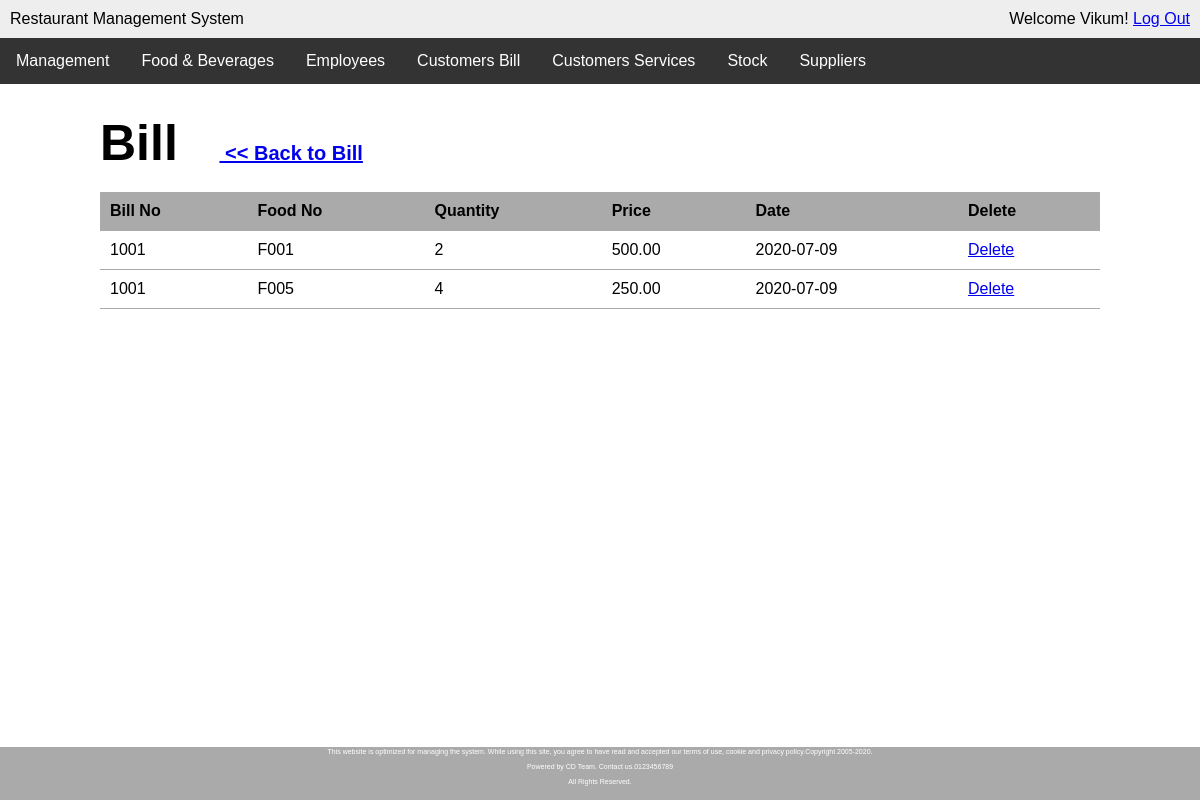
/full-bill.php?bill_no=1001 (signed in), run on the app's committed database.
### tables this page shows
CREATE TABLE `customerbuys` (
  `Bill_NO` int(11) NOT NULL,
  `F_NO` varchar(10) NOT NULL,
  `Qunatity` int(11) DEFAULT NULL,
  `Price` decimal(10,2) DEFAULT NULL,
  `Time` date DEFAULT NULL
);

### full-bill.php (the view, shortened to what this page needs)
<?php require_once('inc/connection.php'); ?>
<?php
	if (isset($_GET['bill_no'])) {
		$Bill_NO = mysqli_real_escape_string($connection, $_GET['bill_no']);
			$query = "SELECT * FROM customerbuys WHERE customerbuys.Bill_NO = {$Bill_NO}";
			$full_bills = mysqli_query($connection, $query);
	}else{
		header('Location: final-bill.php');
	}
	$full_bill_list = '';
	while ($full_bill = mysqli_fetch_assoc($full_bills)) {
		$full_bill_list .= "<tr>";
		$full_bill_list .= "<td>{$full_bill['Bill_NO']}</td>";
		$full_bill_list .= "<td>{$full_bill['F_NO']}</td>";
		$full_bill_list .= "<td>{$full_bill['Qunatity']}</td>";
		$full_bill_list .= "<td>{$full_bill['Price']}</td>";
		$full_bill_list .= "<td>{$full_bill['Time']}</td>";
		$full_bill_list .= "<td><a href=\"delete-full-bill.php?bill_no={$full_bill['Bill_NO']}&food_no={$full_bill['F_NO']}\"
						onclick=\"return confirm('Are you sure?');\">Delete</a></td>";
		$full_bill_list .= "</tr>";
	}
 ?>
<!DOCTYPE html>
<html lang="en">
<head>
	<link rel="stylesheet" href="css/main.css">
</head>
<body>
	<div class="wrapper">
  		<header>
		<div class="appname">Restaurant Management System</div>
		<div class="loggedin">Welcome <?php echo $_SESSION['first_name']; ?>! <a href="logout.php">Log Out</a></div>
	</header>
	<div class="navbar">
		  <a href="users.php">Management</a>
		  <div class="dropdown">
		    <button class="dropbtn">Food & Beverages</button>
		  </div>
		  <div class="dropdown">
		    <button class="dropbtn">Employees</button>
		  </div>
		  <a href="final-bill.php">Customers Bill</a>
		  <div class="dropdown">
		    <button class="dropbtn">Customers Services</button>
		  </div>
		  <a href="stock.php">Stock</a>
		  <div class="dropdown">
		    <button class="dropbtn">Suppliers</button>
		  </div>
		</div>
	<main>
		<h1>Bill &nbsp;&nbsp;<span><a href="final-bill.php"> << Back to Bill</a></span></h1>
		<table class="masterlist">
			<tr>
				<th>Bill No</th>
				<th>Food No</th>
				<th>Quantity</th>
				<th>Price</th>
				<th>Date</th>
				<th>Delete</th>
			</tr>
			<?php echo $full_bill_list; ?>
		</table>
	</main>
	</div>
	<div class="footer">
  		<p class="foot">This website is optimized for managing the system. While using this site, you agree to have read and accepted our terms of use, cookie and privacy policy.Copyright 2005-2020.</p>
  		<p class="foot">Powered by CD Team. Contact us.0123456789</p>
  		<p class="foot">All Rights Reserved.</p>
	</div>
</body>
</html>

### css/main.css (style rules this page uses)
* { margin: 0; }
html, body { height:100%; font-family: Arial, "Helvetica Neue", Helvetica, sans-serif; font-size: 16px; overflow:hidden; }
.wrapper { overflow-y:scroll; height: 93%; }
.footer { position: fixed; background: #aaa; bottom: 0; height: 6%; width: 100%; font-size: 7px; color: white; line-height: 0px; padding-bottom: 0px; padding-top: 5px; }
p { margin-bottom: 15px; }
p.foot { text-align: center; }
button { width: 100%; padding: 5px; -webkit-box-sizing: border-box; -moz-box-sizing: border-box; box-sizing: border-box; }
header { background: #eee; overflow: auto; padding: 10px; }
header .appname { float: left; }
header .loggedin { float: right; }
main { width: 1000px; margin: 30px auto; }
main h1 { margin-bottom: 20px; font-size: 50px; }
main h1 span { font-size: 20px; }
table.masterlist { width: 100%; border-collapse: collapse; }
table.masterlist th { background: #aaa; text-align: left; }
table.masterlist th, table.masterlist td { padding: 10px; border-bottom: 1px solid #aaa; }
.navbar { overflow: hidden; background-color: #333; }
.navbar a { float: left; font-size: 16px; color: white; text-align: center; padding: 14px 16px; text-decoration: none; }
.dropdown { float: left; overflow: hidden; }
.dropdown .dropbtn { font-size: 16px; border: none; outline: none; color: white; padding: 14px 16px; background-color: inherit; font-family: inherit; margin: 0; }

### data on the page
customerbuys: Bill_NO "1001", F_NO "F001", Qunatity "2", Price "500.00", Time "2020-07-09"
customerbuys: Bill_NO "1001", F_NO "F005", Qunatity "4", Price "250.00", Time "2020-07-09"

### other printed values
$_SESSION['first_name'] "Vikum"
